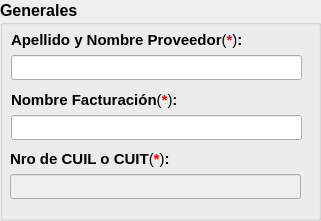
     <widget class="QGroupBox" name="groupBox_generales_2">
      <property name="geometry">
       <rect>
        <x>10</x>
        <y>80</y>
        <width>321</width>
        <height>221</height>
       </rect>
      </property>
      <property name="minimumSize">
       <size>
        <width>300</width>
        <height>191</height>
       </size>
      </property>
      <property name="maximumSize">
       <size>
        <width>421</width>
        <height>250</height>
       </size>
      </property>
      <property name="font">
       <font>
        <pointsize>12</pointsize>
        <weight>75</weight>
        <bold>true</bold>
       </font>
      </property>
      <property name="autoFillBackground">
       <bool>false</bool>
      </property>
      <property name="title">
       <string>Generales</string>
      </property>
      <widget class="QLabel" name="label_codProv_3">
       <property name="geometry">
        <rect>
         <x>11</x>
         <y>31</y>
         <width>251</width>
         <height>18</height>
        </rect>
       </property>
       <property name="font">
        <font>
         <pointsize>11</pointsize>
         <weight>75</weight>
         <bold>true</bold>
         <underline>false</underline>
        </font>
       </property>
       <property name="styleSheet">
        <string notr="true">QLabel{background-color:none}</string>
       </property>
       <property name="text">
        <string>&lt;html&gt;&lt;head/&gt;&lt;body&gt;&lt;p&gt;Apellido y Nombre Proveedor&lt;span style=&quot; font-weight:400;&quot;&gt;(&lt;/span&gt;&lt;span style=&quot; color:#ff0000;&quot;&gt;*&lt;/span&gt;&lt;span style=&quot; font-weight:400;&quot;&gt;)&lt;/span&gt;:&lt;/p&gt;&lt;/body&gt;&lt;/html&gt;</string>
       </property>
      </widget>
      <widget class="QLineEdit" name="show_nameProv">
       <property name="geometry">
        <rect>
         <x>11</x>
         <y>55</y>
         <width>291</width>
         <height>25</height>
        </rect>
       </property>
       <property name="font">
        <font>
         <pointsize>12</pointsize>
         <weight>50</weight>
         <bold>false</bold>
        </font>
       </property>
       <property name="text">
        <string/>
       </property>
       <property name="maxLength">
        <number>40</number>
       </property>
       <property name="alignment">
        <set>Qt::AlignCenter</set>
       </property>
      </widget>
      <widget class="QLabel" name="label_nameProv_3">
       <property name="geometry">
        <rect>
         <x>11</x>
         <y>91</y>
         <width>181</width>
         <height>18</height>
        </rect>
       </property>
       <property name="font">
        <font>
         <pointsize>11</pointsize>
         <weight>75</weight>
         <bold>true</bold>
         <underline>false</underline>
        </font>
       </property>
       <property name="text">
        <string>&lt;html&gt;&lt;head/&gt;&lt;body&gt;&lt;p&gt;Nombre Facturación&lt;span style=&quot; font-weight:400;&quot;&gt;(&lt;/span&gt;&lt;span style=&quot; color:#ff0000;&quot;&gt;*&lt;/span&gt;&lt;span style=&quot; font-weight:400;&quot;&gt;)&lt;/span&gt;:&lt;/p&gt;&lt;/body&gt;&lt;/html&gt;</string>
       </property>
      </widget>
      <widget class="QLineEdit" name="show_nameFact">
       <property name="geometry">
        <rect>
         <x>11</x>
         <y>115</y>
         <width>291</width>
         <height>25</height>
        </rect>
       </property>
       <property name="font">
        <font>
         <pointsize>12</pointsize>
         <weight>50</weight>
         <bold>false</bold>
        </font>
       </property>
       <property name="text">
        <string/>
       </property>
       <property name="maxLength">
        <number>40</number>
       </property>
       <property name="alignment">
        <set>Qt::AlignCenter</set>
       </property>
      </widget>
      <widget class="QLabel" name="cuilOcuit_2">
       <property name="geometry">
        <rect>
         <x>10</x>
         <y>150</y>
         <width>181</width>
         <height>18</height>
        </rect>
       </property>
       <property name="font">
        <font>
         <pointsize>11</pointsize>
         <weight>75</weight>
         <bold>true</bold>
         <underline>false</underline>
        </font>
       </property>
       <property name="text">
        <string>&lt;html&gt;&lt;head/&gt;&lt;body&gt;&lt;p&gt;Nro de CUIL o CUIT&lt;span style=&quot; font-weight:400;&quot;&gt;(&lt;/span&gt;&lt;span style=&quot; color:#ff0000;&quot;&gt;*&lt;/span&gt;&lt;span style=&quot; font-weight:400;&quot;&gt;)&lt;/span&gt;:&lt;/p&gt;&lt;/body&gt;&lt;/html&gt;</string>
       </property>
      </widget>
      <widget class="QLineEdit" name="show_nroCuil">
       <property name="enabled">
        <bool>false</bool>
       </property>
       <property name="geometry">
        <rect>
         <x>10</x>
         <y>174</y>
         <width>291</width>
         <height>25</height>
        </rect>
       </property>
       <property name="font">
        <font>
         <pointsize>12</pointsize>
         <weight>50</weight>
         <bold>false</bold>
        </font>
       </property>
       <property name="text">
        <string/>
       </property>
       <property name="maxLength">
        <number>12</number>
       </property>
       <property name="alignment">
        <set>Qt::AlignCenter</set>
       </property>
      </widget>
     </widget>
